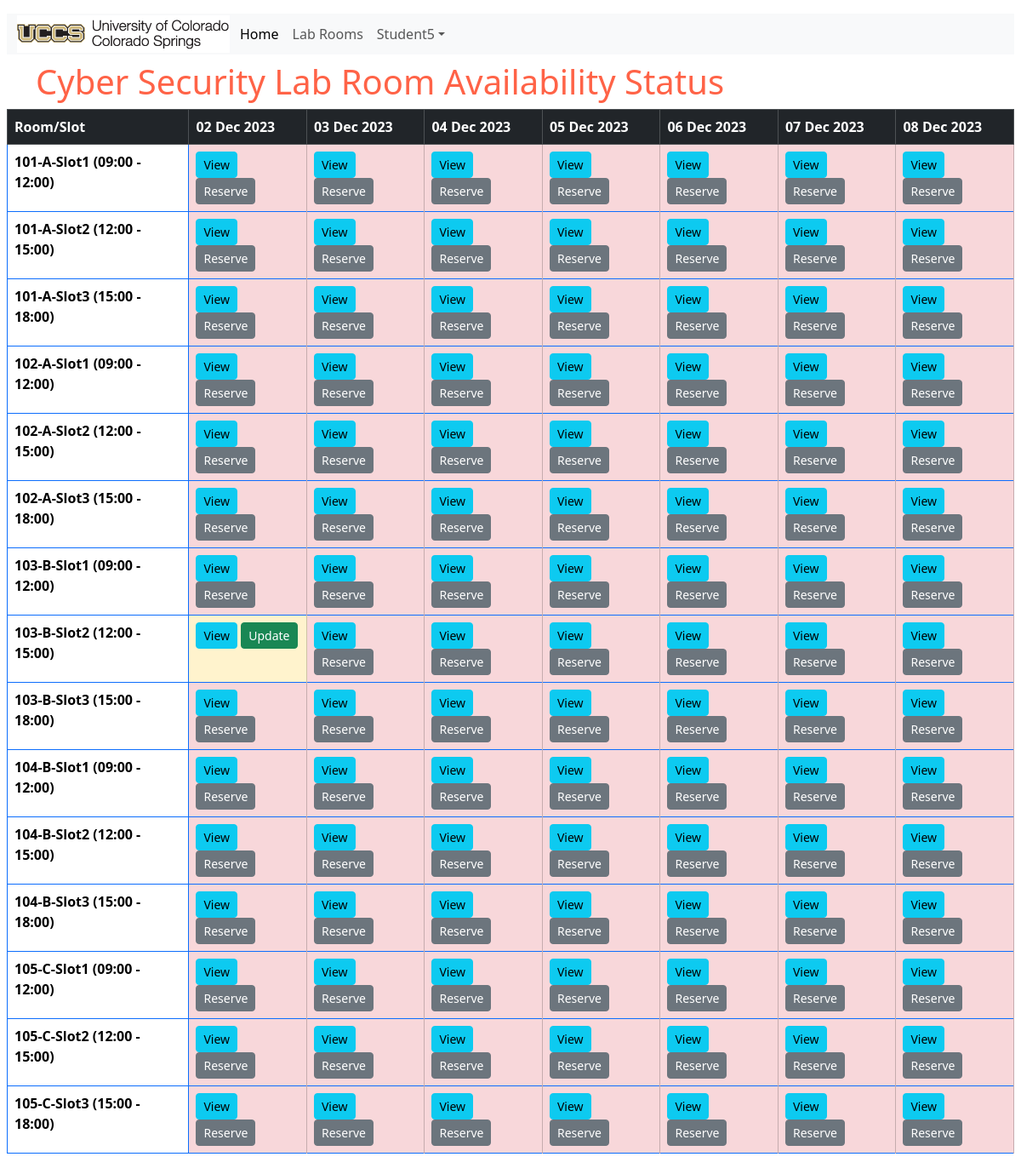
Screenshot of /labroom/ (signed in) with the database file from the repository.
### alras_application/models.py (models this page shows, shortened)
class LabRoom(models.Model):
    ROOMS = (
        ('101-A', 'Room 101-A'),
        ('102-A', 'Room 102-A'),
        ('103-B', 'Room 103-B'),
        ('104-B', 'Room 104-B'),
        ('105-C', 'Room 105-C'),
    )
    title = models.CharField(max_length=10,choices=ROOMS,null=True)
    slot = models.ForeignKey(RoomSlot, on_delete=models.CASCADE, default=None)
    def __str__(self):
        return f"{self.title}-{self.slot}"

class RoomSlot(models.Model):
    SLOTS = (
        ('slot-1', '09:00 - 12:00'),
        ('slot-2', '12:00 - 15:00'),
        ('slot-3', '15:00 - 18:00')
    )
    slot = models.CharField(max_length=200, choices= SLOTS)
    title = models.CharField(max_length=200)
    def __str__(self):
        return self.title

### alras_application/views.py (the view)
# urls.py: path('labroom/', views.labroom_list, name= 'labroom'),
def labroom_list(request):
    labrooms = LabRoom.objects.all()
    today = datetime.now().date()
    dates = []
    labroom_list = [labroom for labroom in labrooms]
    table_data = []
    for i in range(7):
        dates.append(today)
        today = datetime.now().date() + timedelta(days=i+1)
    view_urls_datewise = []
    for labroom in labrooms:
        today = datetime.now().date()
        temp = []
        for i in range(7):
            vur_url = {}
            vur_url["view"] = reverse('labroom-detail', args=[labroom.pk, str(today)])
            student = Student.objects.filter(slot_id = labroom.id, date=today).values().all()
            if student.exists():
                vur_url["update"] = (reverse('update_slot', args=[labroom.pk, str(today)]))
            else:
                vur_url["reserve"] = (reverse('reserve_slot', args=[labroom.pk, str(today)]))
            temp.append(vur_url)
            today = datetime.now().date() + timedelta(days=i+1)
        view_urls_datewise.append(temp)
        table_data.append({'labroom':labroom,'urls':temp})
    context = {'views_url': view_urls_datewise,'dates':dates,'labrooms':labroom_list,'data':table_data}
    return render(request, 'alras_application/labroom_list.html', context)

### alras_application/context_processors.py (called while the page is built)
def message_processor(request):
    if request.user.is_authenticated:
        no_msgs = 1
    else:
        no_msgs = 0
    return {
        'message' : no_msgs
    }

### alras_application/templates/alras_application/labroom_list.html
{% extends 'alras_application/base_template.html' %}
{% block content %}
<div class="container justify-content-center">
<h1 style="color:tomato;">Cyber Security Lab Room Availability Status</h1>
</div>
<div class="table-responsive">
{% if data %}
<table class="table table-bordered border-primary">
    <thead class="table-dark">
        <tr>
            <th scope="col">Room/Slot</th>
            {% for date in dates %}
                <th scope="col">{{date|date:"d M Y" }}</th>
            {% endfor %}
        </tr>
    </thead>
    <tbody>
        {% for x in data %}
        <tr>
            <th class="table-dark-bg-subtle" scope="row">{{x.labroom}}</th>
            {% for url in x.urls %}
                {% if url.reserve %}
                <td class="table-danger"><a class="btn btn-info btn-sm" href="{{ url.view }}" role="button">View</a>
                   <a class="btn btn-secondary btn-sm" href="{{ url.reserve }}" role="button">Reserve</a></td>
                {% else %}
                    <td class="table-warning"><a class="btn btn-info btn-sm" href="{{ url.view }}" role="button">View</a>
                    <a class="btn btn-success btn-sm" href="{{ url.update }}" role="button">Update</a></td>
                {% endif %}
        {% endfor %}
        </tr>
        {% endfor %}
  </tbody>
</table>
{% else %}
<p>There are no lab rooms configured.</p>
</div>
{% endif %}
</div>
{% endblock %}

### alras_application/templates/alras_application/base_template.html (shortened to what this page needs)
{% load static %}
<!DOCTYPE html>
<html lang="en">
<head>
{% load bootstrap5 %}
{% bootstrap_css %}
</head>
<body>
<div class="container-fluid p-2">
<nav class="navbar navbar-expand-lg bg-secondary-tertiary">
<div class="container-fluid bg-light">
<img src="{% static 'images/uccs_logo.gif' %}">
<div class="collapse navbar-collapse" id="navbarNav">
<ul class="navbar-nav justify-content-center p-1">
<li class="nav-item">
<a class="nav-link active" aria-current="page" href="{% url 'index' %}">Home</a>
</li>
<li class="nav-item">
<a class="nav-link" href="{% url 'labroom' %}">Lab Rooms</a>
</li>
<li class="nav-item dropdown">
  {% if message %}
  <a class="nav-link dropdown-toggle" href="#" role="button" data-bs-toggle="dropdown">{{user}}</a>
  {% else %}
    <a class="nav-link dropdown-toggle" href="#" role="button" data-bs-toggle="dropdown">Account</a>
    <ul class="dropdown-menu">
    <li><a class="dropdown-item" href="{% url 'login' %}">Log In</a></li>
    <li><a class="dropdown-item" href="{% url 'register_page' %}">Register</a></li>
  {% endif %}
</li>
</div>
</div>
</nav>
{% block content %}
{% endblock %}
</div>
</body>
</html>

### rows the page displays
LabRoom: labroom "101-A-Slot1 (09:00 - 12:00)"
LabRoom: labroom "101-A-Slot2 (12:00 - 15:00)"
LabRoom: labroom "101-A-Slot3 (15:00 - 18:00)"
LabRoom: labroom "102-A-Slot1 (09:00 - 12:00)"
LabRoom: labroom "102-A-Slot2 (12:00 - 15:00)"
LabRoom: labroom "102-A-Slot3 (15:00 - 18:00)"
LabRoom: labroom "103-B-Slot1 (09:00 - 12:00)"
LabRoom: labroom "103-B-Slot2 (12:00 - 15:00)"
LabRoom: labroom "103-B-Slot3 (15:00 - 18:00)"
LabRoom: labroom "104-B-Slot1 (09:00 - 12:00)"
LabRoom: labroom "104-B-Slot2 (12:00 - 15:00)"
LabRoom: labroom "104-B-Slot3 (15:00 - 18:00)"
LabRoom: labroom "105-C-Slot1 (09:00 - 12:00)"
LabRoom: labroom "105-C-Slot2 (12:00 - 15:00)"
LabRoom: labroom "105-C-Slot3 (15:00 - 18:00)"

### other values shown
{{ user }} "Student5"
{{ date|date:"d M Y" }} "02 Dec 2023" "03 Dec 2023" "04 Dec 2023" "05 Dec 2023" "06 Dec 2023" "07 Dec 2023" "08 Dec 2023"
